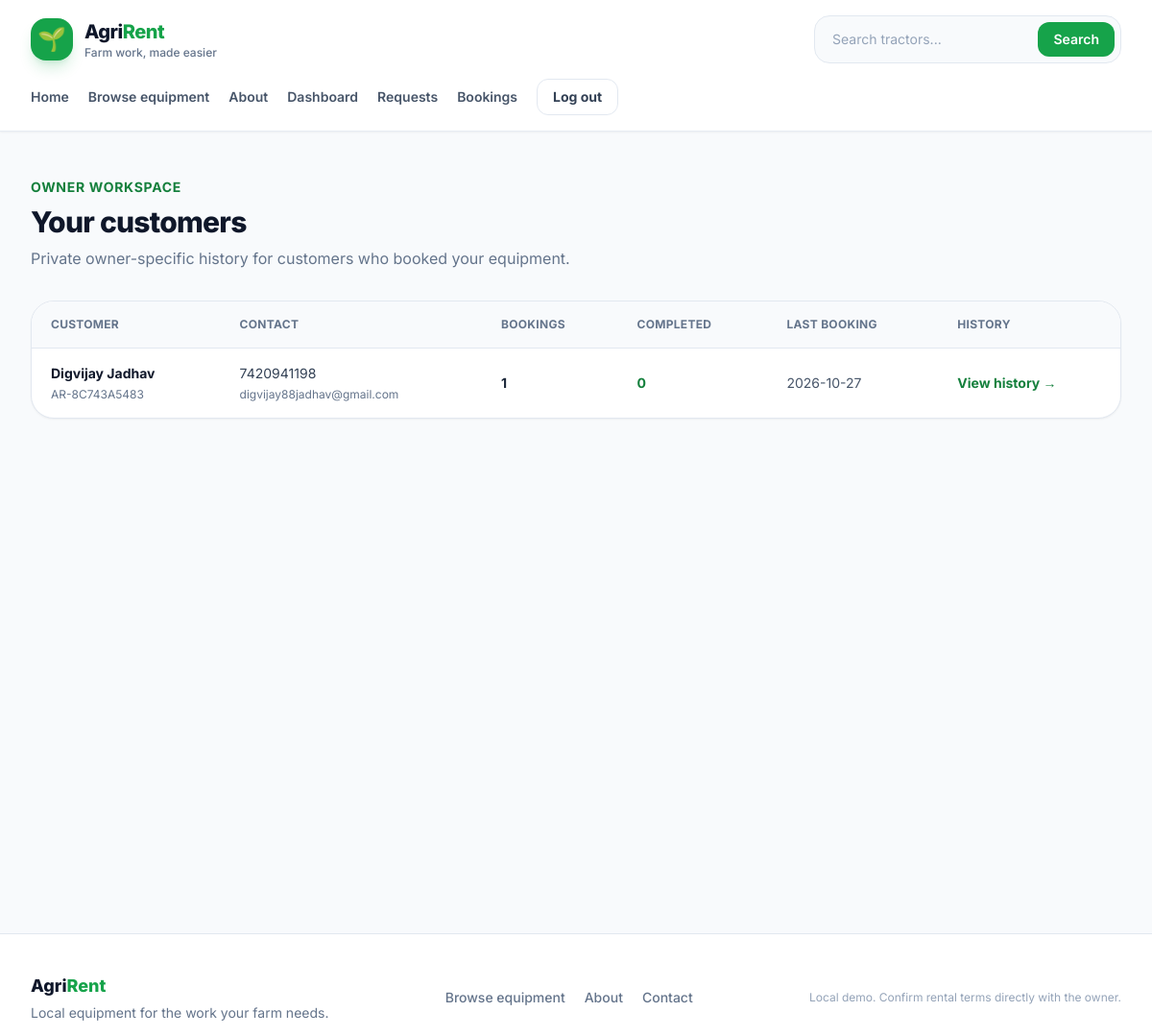
/owner/customers (signed in), run on the app's committed database.
### tables this page shows
CREATE TABLE users (
    id INTEGER PRIMARY KEY AUTOINCREMENT,
    customer_code TEXT UNIQUE,
    name TEXT NOT NULL,
    email TEXT NOT NULL UNIQUE COLLATE NOCASE,
    phone TEXT NOT NULL,
    password_hash TEXT NOT NULL,
    role TEXT NOT NULL CHECK (role IN ('owner', 'customer')),
    created_at TEXT NOT NULL DEFAULT CURRENT_TIMESTAMP
);

### app.py (the view)
@app.route("/owner/customers")
@role_required("owner")
def customer_history_list():
    rows = get_db().execute(
        """SELECT u.id, u.customer_code, u.name, u.phone, u.email,
                  COUNT(b.id) AS total_bookings,
                  SUM(CASE WHEN b.status = 'completed' THEN 1 ELSE 0 END) AS completed_jobs,
                  MAX(b.work_date) AS most_recent
           FROM bookings b JOIN users u ON u.id = b.customer_id
           JOIN tractor_listings l ON l.id = b.listing_id
           WHERE l.owner_id = ? GROUP BY u.id ORDER BY most_recent DESC""",
        (session["user_id"],),
    ).fetchall()
    return render_template("customer_history.html", customers=rows)

### app.py (called while the page is built)
def csrf_token():
    if "_csrf_token" not in session:
        session["_csrf_token"] = secrets.token_urlsafe(32)
    return session["_csrf_token"]

@app.before_request
def check_csrf():
    if request.path.startswith("/api/"):
        return
    if request.method == "POST":
        submitted = request.form.get("_csrf_token", "")
        expected = session.get("_csrf_token", "")
        if not submitted or not expected or not secrets.compare_digest(submitted, expected):
            abort(400, description="The form security token is missing or expired. Please go back and try again.")

def login_required(view):
    @wraps(view)
    def wrapped(*args, **kwargs):
        if "user_id" not in session:
            flash("Please log in to continue.", "error")
            return redirect(url_for("login", next=request.path))
        return view(*args, **kwargs)
    return wrapped

def role_required(role):
    def decorate(view):
        @wraps(view)
        @login_required
        def wrapped(*args, **kwargs):
            if session.get("role") != role:
                abort(403)
            return view(*args, **kwargs)
        return wrapped
    return decorate

def current_user():
    if "user_id" not in session:
        return None
    return get_db().execute(
        "SELECT id, customer_code, name, email, phone, role FROM users WHERE id = ?",
        (session["user_id"],),
    ).fetchone()

@app.context_processor
def inject_user():
    return {
        "current_user": current_user(),
        "today": date.today().isoformat(),
        "advance_percent": app.config["ADVANCE_PERCENT"],
    }

### database.py (called while the page is built)
def get_db():
    if "db" not in g:
        db_path = Path(current_app.config["DATABASE"])
        db_path.parent.mkdir(parents=True, exist_ok=True)
        g.db = sqlite3.connect(db_path)
        g.db.row_factory = sqlite3.Row
        g.db.execute("PRAGMA foreign_keys = ON")
        g.db.execute("PRAGMA busy_timeout = 5000")
    return g.db

### templates/customer_history.html (shortened to what this page needs)
{% extends "base.html" %}
{% block content %}
<section class="mx-auto max-w-7xl px-4 py-12 sm:px-6 lg:px-8">
    <p class="text-sm font-bold uppercase tracking-wider text-green-700">Owner workspace</p>
    <h1 class="mt-2 text-3xl font-extrabold tracking-tight text-slate-900">Your customers</h1>
    <p class="mt-2 text-slate-500">Private owner-specific history for customers who booked your equipment.</p>
    {% if customers %}
        <div class="mt-8 overflow-x-auto rounded-3xl border border-slate-200 bg-white shadow-sm">
            <table class="min-w-full divide-y divide-slate-200 text-left text-sm">
                <thead class="bg-slate-50 text-xs uppercase tracking-wide text-slate-500"><tr><th class="px-5 py-4 font-bold">Customer</th><th class="px-5 py-4 font-bold">Contact</th><th class="px-5 py-4 font-bold">Bookings</th><th class="px-5 py-4 font-bold">Completed</th><th class="px-5 py-4 font-bold">Last booking</th><th class="px-5 py-4 font-bold">History</th></tr></thead>
                <tbody class="divide-y divide-slate-100">{% for customer in customers %}
                    <tr class="hover:bg-slate-50"><td class="px-5 py-4"><p class="font-bold text-slate-900">{{ customer.name }}</p><p class="mt-1 text-xs text-slate-500">{{ customer.customer_code }}</p></td><td class="px-5 py-4"><p class="text-slate-700">{{ customer.phone }}</p><p class="mt-1 text-xs text-slate-500">{{ customer.email }}</p></td><td class="px-5 py-4 font-bold text-slate-800">{{ customer.total_bookings }}</td><td class="px-5 py-4 font-bold text-green-700">{{ customer.completed_jobs or 0 }}</td><td class="whitespace-nowrap px-5 py-4 text-slate-600">{{ customer.most_recent }}</td><td class="px-5 py-4"><a href="{{ url_for('customer_details', customer_id=customer.id) }}" class="whitespace-nowrap font-bold text-green-700 hover:text-green-900">View history →</a></td></tr>
                {% endfor %}</tbody>
            </table>
        </div>
    {% endif %}
</section>
{% endblock %}

### data on the page
users: name "Digvijay Jadhav", customer_code "AR-8C743A5483", phone "7420941198", email "digvijay88jadhav@gmail.com", total_bookings "1", completed_jobs "0", most_recent "2026-10-27"
